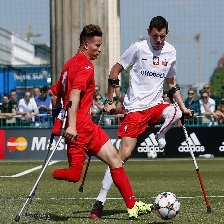
#> input picture ZNEUS_Project_2/data/test/ampute football/4.jpg, 224 x 224 px
$ python -i extraction.py   (imports and definitions only)
#> lines starting #> are read from the running program, lines starting #| are printed output that depends on the picture
#> further down, picture is the input picture: shape (224, 224, 3); mean B, G, R 105.9, 111.1, 124.5
import cv2
import numpy as np
from skimage.feature import local_binary_pattern, hog


class FeatureExtractor:
    def __init__(self, use_color_hist=True, use_hog=True, use_lbp=True, use_orb=True):
        self.use_color_hist = use_color_hist
        self.use_hog = use_hog
        self.use_lbp = use_lbp
        self.use_orb = use_orb

        self.orb = cv2.ORB_create(nfeatures=500)

    def extract(self, img):
        """Extracts features and returns a single 1D vector."""
        features = []

        # Ensure grayscale & RGB versions
        gray = cv2.cvtColor(img, cv2.COLOR_BGR2GRAY)
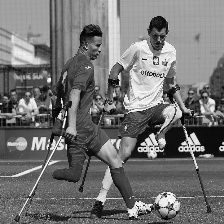
#> gray: shape (224, 224); min 0, max 255, mean 114.6

        # ----- 1. COLOR HISTOGRAM -----
        if self.use_color_hist:
            hist = cv2.calcHist([img], [0, 1, 2], None, [8, 8, 8],
                                [0, 256, 0, 256, 0, 256])
            hist = cv2.normalize(hist, hist).flatten()
#> hist = 512 values, max 0.654 at index 364, min 0 at index 15, mean 0.00942
            features.append(hist)

        # ----- 2. HOG FEATURES -----
        if self.use_hog:
            hog_feats = hog(gray,
                            orientations=9,
                            pixels_per_cell=(16, 16),
                            cells_per_block=(2, 2),
                            block_norm='L2-Hys')
#> hog_feats = 6084 values, max 0.496 at index 81, min 0 at index 84, mean 0.145
            features.append(hog_feats)

        # ----- 3. LBP TEXTURE --------
        if self.use_lbp:
            lbp = local_binary_pattern(gray, P=8, R=1, method="uniform")
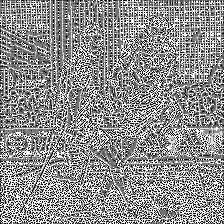
#> lbp: shape (224, 224) float64; min 0, max 9, mean 5.01; drawn with min black and max white
            (hist, _) = np.histogram(lbp.ravel(),
                                     bins=np.arange(0, 59),
                                     range=(0, 58))
#> hist = 58 values, max 8609 at index 9, min 0 at index 10, mean 865.1
            hist = hist.astype("float")
            hist /= (hist.sum() + 1e-7)
#> hist = 58 values, max 0.172 at index 9, min 0 at index 10, mean 0.0172
            features.append(hist)

        # ----- 4. ORB DESCRIPTORS -----
        if self.use_orb:
            keypoints, descriptors = self.orb.detectAndCompute(gray, None)
#> keypoints = 427 keypoints; strongest (x, y, size): (189, 135, 31), (179, 148, 31), (143, 146, 31), (142, 143, 31)

            if descriptors is None:
                descriptors = np.zeros((1, 32))

            # Strategy: average descriptor vector = robust + fixed size
            orb_feat = descriptors.mean(axis=0)
#> orb_feat = 32 values, max 158.8 at index 25, min 92.52 at index 11, mean 126.5
            features.append(orb_feat)

        # Concatenate ALL features into one vector
        return np.concatenate(features)

>>> import cv2
>>> picture = cv2.imread('../data/test/ampute football/4.jpg')
>>> result = FeatureExtractor().extract(picture)
#> result = 6686 values, max 158.8 at index 6679, min 0 at index 15, mean 0.738
